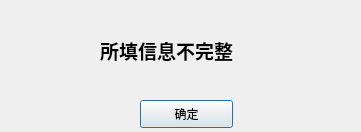
<?xml version="1.0" encoding="UTF-8"?>
<ui version="4.0">
 <class>passwordconfirmfailed</class>
 <widget class="QDialog" name="passwordconfirmfailed">
  <property name="geometry">
   <rect>
    <x>0</x>
    <y>0</y>
    <width>361</width>
    <height>132</height>
   </rect>
  </property>
  <property name="windowTitle">
   <string>Dialog</string>
  </property>
  <widget class="QPushButton" name="pushButton">
   <property name="geometry">
    <rect>
     <x>140</x>
     <y>100</y>
     <width>93</width>
     <height>28</height>
    </rect>
   </property>
   <property name="text">
    <string>确定</string>
   </property>
  </widget>
  <widget class="QLabel" name="label">
   <property name="geometry">
    <rect>
     <x>100</x>
     <y>30</y>
     <width>231</width>
     <height>41</height>
    </rect>
   </property>
   <property name="font">
    <font>
     <family>Arial</family>
     <pointsize>14</pointsize>
     <weight>75</weight>
     <bold>true</bold>
    </font>
   </property>
   <property name="text">
    <string>所填信息不完整</string>
   </property>
  </widget>
 </widget>
 <resources/>
 <connections/>
</ui>
